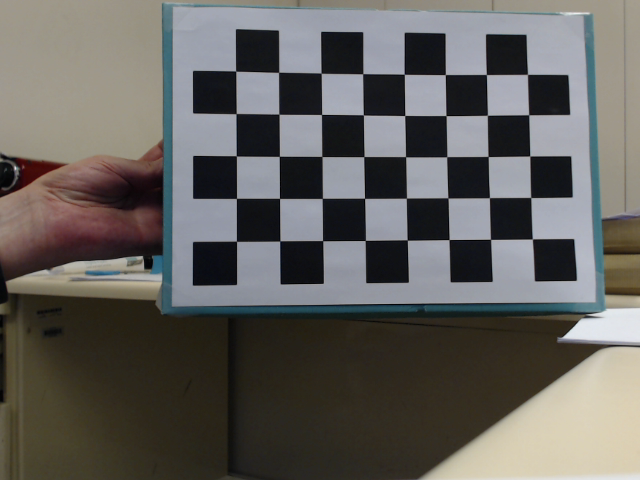
//> input picture images/cali-01L.png, 640 x 480 px
$ ./calibrate3d images/cali-01L.png   (built with g++ and OpenCV 4)
//> lines starting //> are read from the running program, lines starting //| are printed output that depends on the picture
#include <fstream>
#include <iostream>
#include "opencv2/imgproc/imgproc.hpp"
#include "opencv2/calib3d/calib3d.hpp"
#include "opencv2/highgui/highgui.hpp"
#include <stdio.h>
#include <string.h>
#include <time.h>

using namespace cv;
using namespace std;

void epilignes(InputArray u, InputArray& F, Mat& img)
{
  // à compléter
}


double epierror(Mat F,vector<Point2f> U, vector<Point2f> V)
{
  double epsilon= 0;

  // à compléter
  return epsilon/U.size();
}


int main(int argc, char *argv[])
{
  Mat image[2];
  Size boardSize, imageSize;
  vector<Point2f> points[2];
  bool found;

  // load + display image
  if (argc < 2) {
	cerr << "Usage: " << argv[0] << " imageL imageR ...\n";
	return 1;
  }


  // Le programme peut en réaliter traiter plusieurs paires d'images, qui
  // doivent toujours être dans l'ordre: gauche1, droite1, gauche2, droite2,...
  for (int i= 1; i < argc; i++)
    {
      int j= (i-1)%2;
      vector<Point2f> pointbuf;

      image[j]= imread(argv[i], IMREAD_COLOR);
//> image[0] is the input picture: 480 rows x 640 cols, CV_8UC3; mean B, G, R 93.1, 96.8, 98.9
      imageSize= image[j].size();
//> imageSize = Size(640, 480)

      boardSize.width= 8;
      boardSize.height= 5;

      // find the chessboard
      found = findChessboardCorners( image[j], boardSize, pointbuf,
				     CALIB_CB_ADAPTIVE_THRESH | CALIB_CB_FAST_CHECK | CALIB_CB_NORMALIZE_IMAGE);
//> found = true; pointbuf = 40 Points (x, y), first 12: [532.2, 238.9], [490.6, 239.2], [449, 239.7], [407.2, 240], [365.2, 240.4], [322.6, 240.6], [279.9, 241], [236.3, 241.2], [530.9, 197.7], [489.2, 197.7], [448, 198], [406.4, 198.1]


      if(found)
	{
	  // improve the found corners' coordinate accuracy
	  Mat viewGray;

	  cvtColor(image[j], viewGray, COLOR_BGR2GRAY);
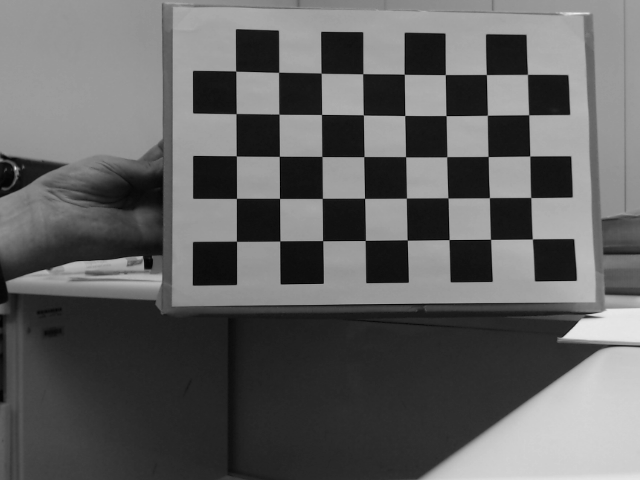
//> viewGray: 480 rows x 640 cols, CV_8UC1; min 1, max 237, mean 97
	  cornerSubPix( viewGray, pointbuf, Size(11,11), Size(-1,-1),
			TermCriteria( TermCriteria::COUNT+TermCriteria::EPS, 30, 0.1 ));
//> pointbuf = 40 Points (x, y), first 12: [532.3, 238.9], [490.5, 239.3], [449, 239.6], [407.2, 240], [365.3, 240.5], [322.6, 240.7], [279.8, 240.9], [236.5, 241.3], [530.7, 197.5], [489.5, 197.7], [447.9, 197.9], [406.4, 198.1]

	  // ajouter les points trouvés
	  points[j].insert(points[j].end(), pointbuf.begin(), pointbuf.end());
//> points = 2 items
	}
      else
	{
	  cerr << "Chessboard not found.\n";
	  return 1;
	}
    }

  // à compléter
  namedWindow("gauche", WINDOW_AUTOSIZE );
  imshow("gauche", image[0]);

  namedWindow("droite", WINDOW_AUTOSIZE );
//> (the run ends here: the program stops with an error, at `imshow("droite", image[1]);`)

$ run again, on images/cali-03L.png
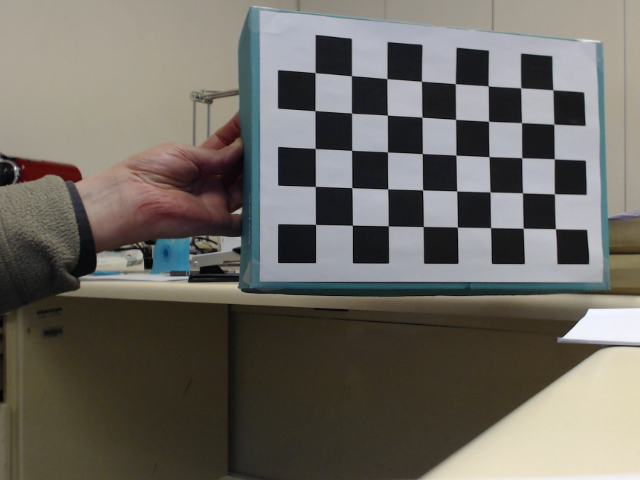
//> input picture images/cali-03L.png, 640 x 480 px
//> image[0] is the input picture: 480 rows x 640 cols, CV_8UC3; mean B, G, R 98, 105.2, 108.7
//> imageSize = Size(640, 480)
//> `found = findChessboardCorners( image[j], boardSize, pointbuf, CALIB_CB..`: found = true; pointbuf = 40 Points (x, y), first 12: [555.3, 228.7], [523.1, 228.1], [490.7, 227.7], [457.2, 227], [423.1, 226.5], [388.2, 225.9], [352.3, 225.1], [315.5, 224.4], [554.5, 193.8], [522.6, 192.9], [490, 192], [456.8, 191]
//> `cvtColor(image[j], viewGray, COLOR_BGR2GRAY);`:
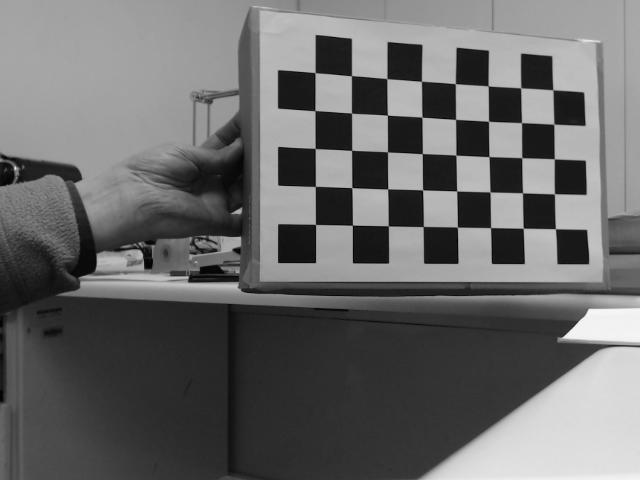
//> viewGray: 480 rows x 640 cols, CV_8UC1; min 2, max 247, mean 105.4
//> `cornerSubPix( viewGray, pointbuf, Size(11,11), Size(-1,-1), TermCriter..`: pointbuf = 40 Points (x, y), first 12: [555.4, 228.8], [523.2, 228.2], [490.6, 227.6], [457.4, 227.1], [423.3, 226.5], [388.3, 225.8], [352.4, 225.2], [315.5, 224.4], [554.4, 193.8], [522.5, 192.8], [490, 191.9], [456.6, 191]
//> points = 2 items

$ run again, on images/cali-05L.png
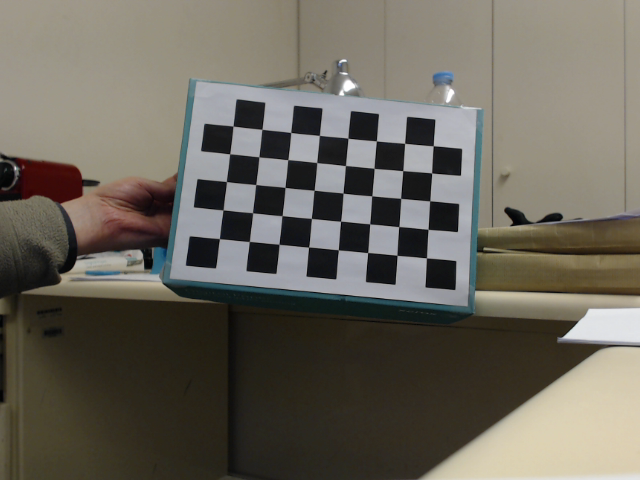
//> input picture images/cali-05L.png, 640 x 480 px
//> image[0] is the input picture: 480 rows x 640 cols, CV_8UC3; mean B, G, R 91.6, 101.7, 106
//> imageSize = Size(640, 480)
//> `found = findChessboardCorners( image[j], boardSize, pointbuf, CALIB_CB..`: found = true; pointbuf = 40 Points (x, y), first 12: [426.3, 258], [397, 255], [367.8, 252.7], [338.1, 249.9], [308.6, 247.1], [278.9, 244], [249.2, 241.4], [219.3, 238.8], [428, 229], [398.9, 226.8], [369.9, 223.9], [340.6, 221.1]
//> `cvtColor(image[j], viewGray, COLOR_BGR2GRAY);`:
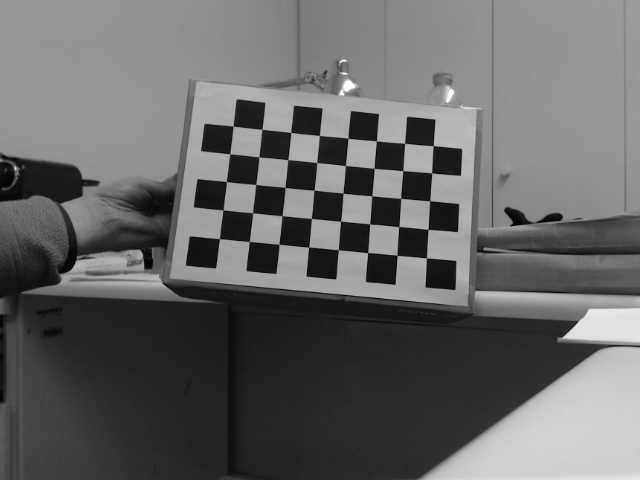
//> viewGray: 480 rows x 640 cols, CV_8UC1; min 0, max 255, mean 101.8
//> `cornerSubPix( viewGray, pointbuf, Size(11,11), Size(-1,-1), TermCriter..`: pointbuf = 40 Points (x, y), first 12: [426.4, 257.9], [397, 255.4], [367.7, 252.6], [338.3, 249.9], [308.6, 247.1], [278.9, 244.3], [249.4, 241.5], [219.4, 238.6], [428, 229.4], [398.7, 226.6], [369.7, 223.9], [340.6, 221.2]
//> points = 2 items

$ run again, on images/cali-06L.png
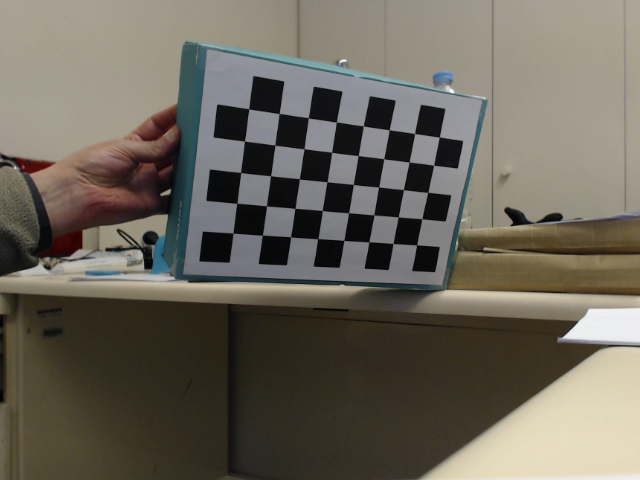
//> input picture images/cali-06L.png, 640 x 480 px
//> image[0] is the input picture: 480 rows x 640 cols, CV_8UC3; mean B, G, R 90.9, 102, 107.2
//> imageSize = Size(640, 480)
//> `found = findChessboardCorners( image[j], boardSize, pointbuf, CALIB_CB..`: found = true; pointbuf = 40 Points (x, y), first 12: [416.5, 244.9], [393, 243.5], [368.6, 241.8], [343.9, 240.4], [317.5, 238.5], [290.5, 236.7], [262.5, 235.2], [232.9, 233.1], [422, 218.6], [398.4, 216.9], [373.9, 215.1], [348.5, 212.8]
//> `cvtColor(image[j], viewGray, COLOR_BGR2GRAY);`:
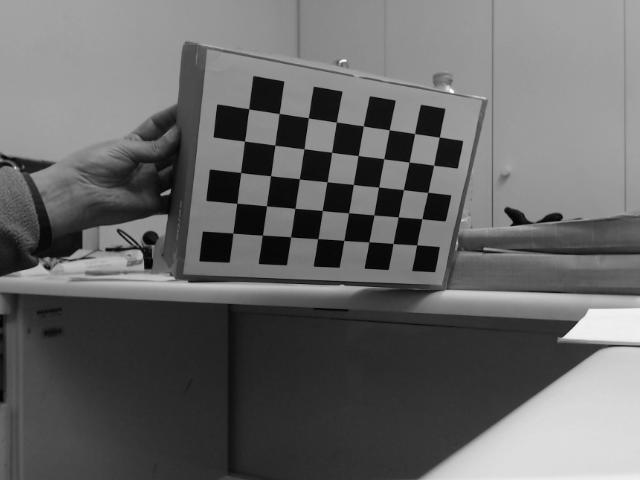
//> viewGray: 480 rows x 640 cols, CV_8UC1; min 0, max 255, mean 102.3
//> `cornerSubPix( viewGray, pointbuf, Size(11,11), Size(-1,-1), TermCriter..`: pointbuf = 40 Points (x, y), first 12: [416.6, 244.8], [393, 243.5], [368.9, 241.8], [343.8, 240.4], [317.8, 238.6], [290.6, 236.8], [262.4, 235.2], [232.8, 233], [421.9, 218.7], [398.3, 216.9], [373.9, 215], [348.6, 212.7]
//> points = 2 items
